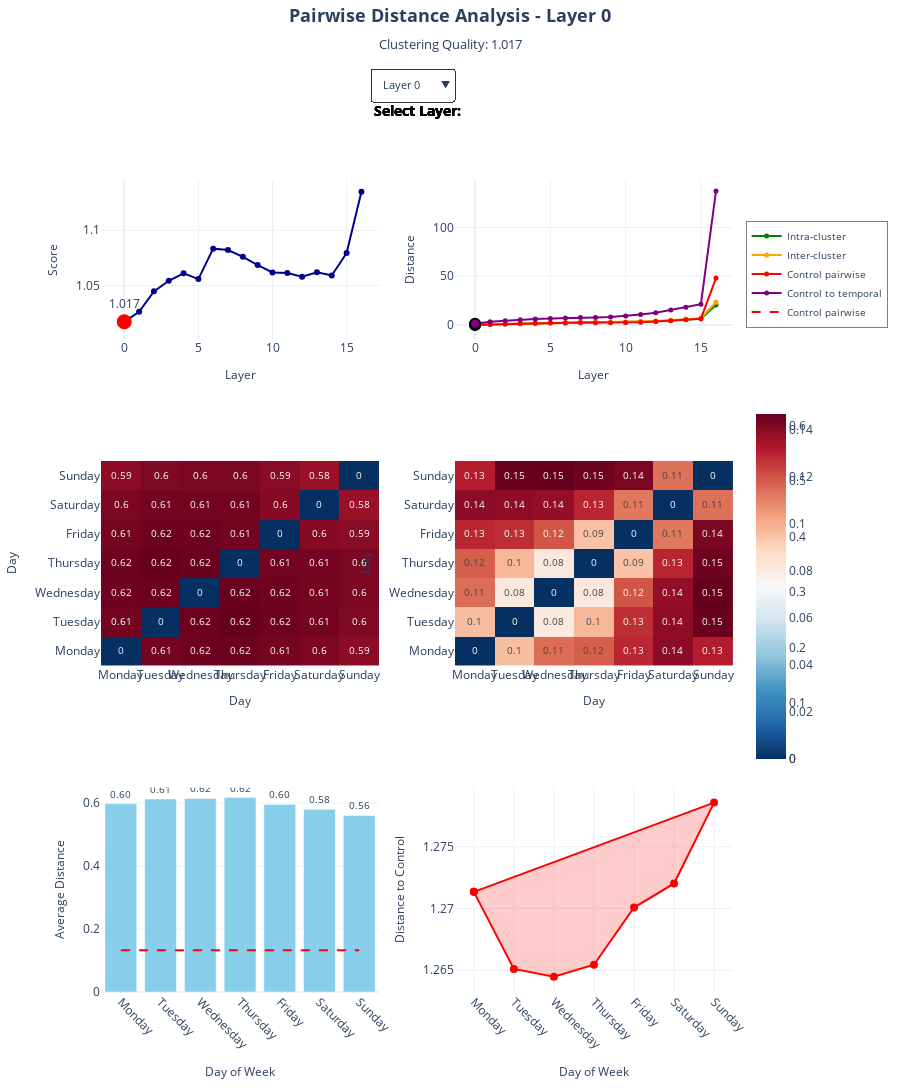

Notebook source saved alongside this figure:
### Code cell
def create_interactive_layer_dashboard():
    """Create an interactive dashboard with layer selection dropdown."""
    
    # Create figure with better spacing
    fig = make_subplots(
        rows=3, cols=2,
        subplot_titles=(
            '<b>Clustering Quality Score</b>', 
            '<b>Mean Distances Comparison</b>',
            '<b>Inter-cluster Distance Heatmap</b>',
            '<b>Centroid Distance Heatmap</b>',
            '<b>Intra-cluster Distances by Day</b>',
            '<b>Control to Day Centroid Distances</b>'
        ),
        specs=[
            [{"type": "scatter"}, {"type": "scatter"}],
            [{"type": "heatmap"}, {"type": "heatmap"}],
            [{"type": "bar"}, {"type": "scatter"}]
        ],
        vertical_spacing=0.15,  # More vertical spacing
        horizontal_spacing=0.12,  # Horizontal spacing
        row_heights=[0.28, 0.36, 0.36]  # Adjust row heights
    )
    
    # Store all traces for each layer
    all_layer_traces = {}
    
    for layer_idx in layers:
        results = layer_distance_results[layer_idx]
        layer_traces = []
        
        # 1. Clustering quality score (row=1, col=1)
        # Full line plot
        trace1 = go.Scatter(
            x=layers,
            y=clustering_quality_scores,
            mode='lines+markers',
            name='Clustering Quality',
            line=dict(color='darkblue', width=2),
            marker=dict(size=6),
            showlegend=False,
            visible=(layer_idx == 0)
        )
        layer_traces.append((trace1, 1, 1))
        
        # Current layer highlight
        trace2 = go.Scatter(
            x=[layer_idx],
            y=[clustering_quality_scores[layer_idx]],
            mode='markers+text',
            marker=dict(size=15, color='red'),
            text=[f'{clustering_quality_scores[layer_idx]:.3f}'],
            textposition='top center',
            showlegend=False,
            visible=(layer_idx == 0)
        )
        layer_traces.append((trace2, 1, 1))
        
        # 2. Distance comparison (row=1, col=2)
        for dist_data, name, color in [
            (mean_intra_distances, 'Intra-cluster', 'green'),
            (mean_inter_distances, 'Inter-cluster', 'orange'),
            (control_pairwise_distances, 'Control pairwise', 'red'),
            (mean_control_to_temporal, 'Control to temporal', 'purple')
        ]:
            trace = go.Scatter(
                x=layers,
                y=dist_data,
                mode='lines+markers',
                name=name,
                line=dict(color=color, width=2),
                marker=dict(size=5),
                showlegend=(layer_idx == 0),
                visible=(layer_idx == 0)
            )
            layer_traces.append((trace, 1, 2))
            
            # Highlight point
            trace_highlight = go.Scatter(
                x=[layer_idx],
                y=[dist_data[layer_idx]],
                mode='markers',
                marker=dict(size=10, color=color, line=dict(width=2, color='black')),
                showlegend=False,
                visible=(layer_idx == 0)
            )
            layer_traces.append((trace_highlight, 1, 2))
        
        # 3. Inter-cluster heatmap (row=2, col=1)
        trace3 = go.Heatmap(
            z=results['inter_cluster'],
            x=days_names,
            y=days_names,
            colorscale='RdBu_r',
            text=np.round(results['inter_cluster'], 2),
            texttemplate='%{text}',
            textfont={"size": 10},
            hovertemplate='%{y} to %{x}: %{z:.3f}<extra></extra>',
            colorbar=dict(len=0.45, y=0.5, yanchor='middle'),
            visible=(layer_idx == 0)
        )
        layer_traces.append((trace3, 2, 1))
        
        # 4. Centroid heatmap (row=2, col=2)
        trace4 = go.Heatmap(
            z=results['centroid_distances'],
            x=days_names,
            y=days_names,
            colorscale='RdBu_r',
            text=np.round(results['centroid_distances'], 2),
            texttemplate='%{text}',
            textfont={"size": 10},
            hovertemplate='%{y} to %{x}: %{z:.3f}<extra></extra>',
            colorbar=dict(len=0.45, y=0.5, yanchor='middle'),
            visible=(layer_idx == 0)
        )
        layer_traces.append((trace4, 2, 2))
        
        # 5. Intra-cluster bar chart (row=3, col=1)
        intra_values = [results['intra_cluster'][i] for i in range(7)]
        trace5 = go.Bar(
            x=days_names,
            y=intra_values,
            marker_color='skyblue',
            text=[f'{v:.2f}' for v in intra_values],
            textposition='outside',
            textfont=dict(size=10),
            hovertemplate='%{x}: %{y:.3f}<extra></extra>',
            showlegend=False,
            visible=(layer_idx == 0)
        )
        layer_traces.append((trace5, 3, 1))
        
        # Control reference line
        trace6 = go.Scatter(
            x=days_names,
            y=[results['control_pairwise']] * 7,
            mode='lines',
            line=dict(color='red', dash='dash', width=2),
            name='Control pairwise',
            showlegend=(layer_idx == 0),
            visible=(layer_idx == 0)
        )
        layer_traces.append((trace6, 3, 1))
        
        # 6. Control to temporal radial (row=3, col=2)
        control_values = [results['control_to_temporal'][i] for i in range(7)]
        trace7 = go.Scatter(
            x=days_names + [days_names[0]],
            y=control_values + [control_values[0]],
            mode='lines+markers',
            fill='toself',
            fillcolor='rgba(255,0,0,0.2)',
            line=dict(color='red', width=2),
            marker=dict(size=8),
            text=[f'{v:.2f}' for v in control_values] + [''],
            textposition='top center',
            textfont=dict(size=10),
            hovertemplate='%{x}: %{y:.3f}<extra></extra>',
            showlegend=False,
            visible=(layer_idx == 0)
        )
        layer_traces.append((trace7, 3, 2))
        
        all_layer_traces[layer_idx] = layer_traces
    
    # Add all traces to figure
    for layer_idx in layers:
        for trace, row, col in all_layer_traces[layer_idx]:
            fig.add_trace(trace, row=row, col=col)
    
    # Create dropdown buttons
    dropdown_buttons = []
    for layer_idx in layers:
        # Determine which traces should be visible for this layer
        visible_list = []
        for l_idx in layers:
            for _ in all_layer_traces[l_idx]:
                visible_list.append(l_idx == layer_idx)
        
        button = dict(
            label=f'Layer {layer_idx}',
            method='update',
            args=[
                {'visible': visible_list},
                {'title': {
                    'text': f'<b>Pairwise Distance Analysis - Layer {layer_idx}</b><br><sub>Clustering Quality: {clustering_quality_scores[layer_idx]:.3f}</sub>',
                    'y': 0.98,
                    'x': 0.5,
                    'xanchor': 'center',
                    'yanchor': 'top',
                    'font': dict(size=18)
                }}
            ]
        )
        dropdown_buttons.append(button)
    
    # Update layout with dropdown
    fig.update_layout(
        updatemenus=[
            dict(
                buttons=dropdown_buttons,
                direction='down',
                pad={'r': 10, 't': 10},
                showactive=True,
                x=0.5,  # Center the dropdown
                xanchor='center',
                y=1.15,  # Move higher above plots
                yanchor='top',
                bgcolor='rgba(255,255,255,0.95)',
                bordercolor='#333',
                borderwidth=1,
                font=dict(size=11)
            )
        ],
        height=1600,  # Increased height for better spacing
        title={
            'text': f'<b>Pairwise Distance Analysis - Layer 0</b><br><sub>Clustering Quality: {clustering_quality_scores[0]:.3f}</sub>',
            'y': 0.98,
            'x': 0.5,
            'xanchor': 'center',
            'yanchor': 'top',
            'font': dict(size=18)
        },
        showlegend=True,
        template='plotly_white',
        legend=dict(
            x=1.02,
            y=0.95,
            xanchor='left',
            yanchor='top',
            bgcolor='rgba(255,255,255,0.9)',
            bordercolor='gray',
            borderwidth=1,
            font=dict(size=10)
        ),
        annotations=[
            dict(
                text='<b>Select Layer:</b>',
                showarrow=False,
                x=0.5,
                y=1.12,
                xref='paper',
                yref='paper',
                align='center',
                xanchor='center',
                yanchor='top',
                font=dict(size=14)
            )
        ]
    )
    
    # Update axes with better formatting
    fig.update_xaxes(title_text="Layer", row=1, col=1, title_font=dict(size=12))
    fig.update_xaxes(title_text="Layer", row=1, col=2, title_font=dict(size=12))
    fig.update_xaxes(title_text="Day", row=2, col=1, tickangle=0, title_font=dict(size=12))
    fig.update_xaxes(title_text="Day", row=2, col=2, tickangle=0, title_font=dict(size=12))
    fig.update_xaxes(title_text="Day of Week", row=3, col=1, tickangle=45, title_font=dict(size=12))
    fig.update_xaxes(title_text="Day of Week", row=3, col=2, tickangle=45, title_font=dict(size=12))
    
    fig.update_yaxes(title_text="Score", row=1, col=1, title_font=dict(size=12))
    fig.update_yaxes(title_text="Distance", row=1, col=2, title_font=dict(size=12))
    fig.update_yaxes(title_text="Day", row=2, col=1, tickangle=0, title_font=dict(size=12))
    fig.update_yaxes(title_text="Day", row=2, col=2, tickangle=0, title_font=dict(size=12))
    fig.update_yaxes(title_text="Average Distance", row=3, col=1, title_font=dict(size=12))
    fig.update_yaxes(title_text="Distance to Control", row=3, col=2, title_font=dict(size=12))
    
    # Adjust margins for better spacing
    fig.update_layout(
        margin=dict(l=80, r=150, t=180, b=100)  # Increased top margin for title and dropdown
    )
    
    # Update subplot title formatting
    for i, annotation in enumerate(fig['layout']['annotations']):
        if hasattr(annotation, 'text') and annotation.text and annotation.text.startswith('<b>'):  # Subplot titles
            annotation.font = dict(size=14, color='black')
            # Adjust y position slightly for better spacing
            if hasattr(annotation, 'y'):
                annotation.y = annotation.y - 0.02
    
    return fig

# Create and save the interactive dashboard
interactive_fig = create_interactive_layer_dashboard()
interactive_fig.write_html('../html/pairwise_distances_interactive_dashboard.html')
print("Saved interactive dashboard with layer selection to ../html/pairwise_distances_interactive_dashboard.html")

# Display in notebook
interactive_fig.show()
